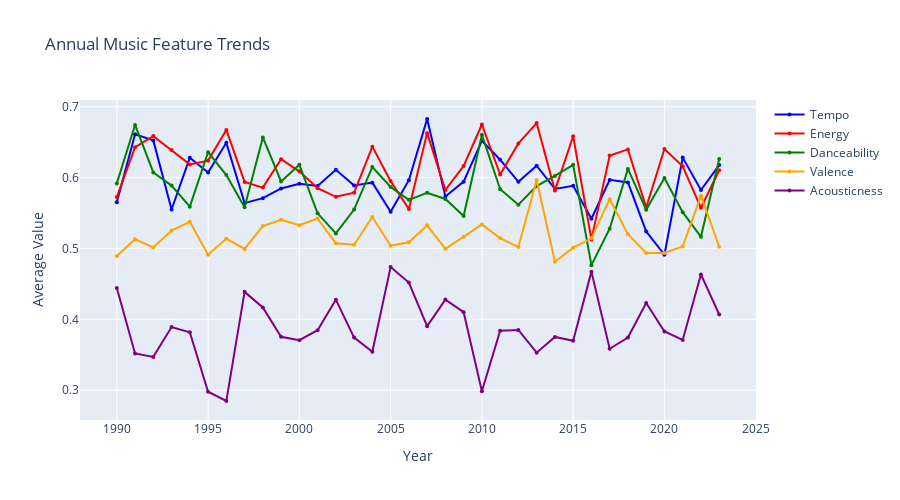

Notebook code for this chart:
### Markdown cell above
## 7. 시계열 분석

음악도 시대의 흐름에 따라 변한다. 90년대 팝과 2020년대 팝은 다르고, 전자음악의 발달로 전체적인 음악 특성도 변했을 것이다.
이런 시간적 변화를 분석하면 음악 역사의 흐름을 데이터로 확인할 수 있다.

### 7.1 연도별 음악 트렌드 분석

각 특징이 시간에 따라 어떤 추세를 보이는지 확인해보자. 연도별로 평균을 계산해서 선 그래프로 그리면 트렌드가 보인다.
예를 들어 에너지가 점점 높아지는 추세인지, 댄서빌리티가 최근에 급상승했는지 등을 확인할 수 있다.
통계적 검정으로 이런 트렌드가 유의미한지도 검증한다.

### Code cell
# 연도별 특징 변화 분석
yearly_trends = music_data.groupby('year')[multi_features].mean()

# 인터랙티브 시계열 플롯
fig = go.Figure()

colors = ['blue', 'red', 'green', 'orange', 'purple']
for i, feature in enumerate(multi_features):
    fig.add_trace(go.Scatter(
        x=yearly_trends.index,
        y=yearly_trends[feature],
        mode='lines+markers',
        name=feature.title(),
        line=dict(color=colors[i], width=2),
        marker=dict(size=4)
    ))

fig.update_layout(
    title='Annual Music Feature Trends',
    xaxis_title='Year',
    yaxis_title='Average Value',
    height=500,
    hovermode='x unified'
)

fig.show()

# 트렌드 통계 분석
print("📈 연도별 트렌드 분석:")
for feature in multi_features:
    # 선형 회귀로 트렌드 계산
    years = yearly_trends.index.values
    values = yearly_trends[feature].values
    
    slope, intercept, r_value, p_value, std_err = stats.linregress(years, values)
    
    trend_direction = "증가" if slope > 0 else "감소"
    significance = "유의함" if p_value < 0.05 else "유의하지 않음"
    
    print(f"  {feature}:")
    print(f"    트렌드: {trend_direction} (기울기: {slope:.6f})")
    print(f"    R²: {r_value**2:.3f}")
    print(f"    유의성: {significance} (p={p_value:.3f})")
    print()

### Figure 1 — Plotly figure (JSON) as saved in the notebook; plotly's stock layout.template omitted (floating-point values rounded to 4 significant figures)
{"data": [{"line": {"color": "blue", "width": 2}, "marker": {"size": 4}, "mode": "lines+markers", "name": "Tempo", "type": "scatter", "x": [1990, 1991, 1992, 1993, 1994, 1995, 1996, 1997, 1998, 1999, 2000, 2001, 2002, 2003, 2004, 2005, 2006, 2007, 2008, 2009, 2010, 2011, 2012, 2013, 2014, 2015, 2016, 2017, 2018, 2019, 2020, 2021, 2022, 2023], "y": [0.5652, 0.6611, 0.6525, 0.5551, 0.6282, 0.6071, 0.6491, 0.564, 0.571, 0.5847, 0.5913, 0.5883, 0.611, 0.5889, 0.5929, 0.5518, 0.5964, 0.6827, 0.5734, 0.5943, 0.6518, 0.6252, 0.594, 0.6168, 0.5839, 0.5884, 0.542, 0.5968, 0.5932, 0.5241, 0.4911, 0.6282, 0.5825, 0.6177]}, {"line": {"color": "red", "width": 2}, "marker": {"size": 4}, "mode": "lines+markers", "name": "Energy", "type": "scatter", "x": [1990, 1991, 1992, 1993, 1994, 1995, 1996, 1997, 1998, 1999, 2000, 2001, 2002, 2003, 2004, 2005, 2006, 2007, 2008, 2009, 2010, 2011, 2012, 2013, 2014, 2015, 2016, 2017, 2018, 2019, 2020, 2021, 2022, 2023], "y": [0.5725, 0.6428, 0.6586, 0.6388, 0.6187, 0.624, 0.6673, 0.5939, 0.5859, 0.626, 0.6089, 0.5851, 0.5729, 0.5788, 0.6437, 0.5951, 0.5557, 0.6628, 0.5825, 0.6165, 0.6749, 0.6044, 0.6482, 0.6769, 0.5819, 0.6584, 0.5128, 0.6312, 0.6398, 0.5578, 0.6404, 0.616, 0.5574, 0.6104]}, {"line": {"color": "green", "width": 2}, "marker": {"size": 4}, "mode": "lines+markers", "name": "Danceability", "type": "scatter", "x": [1990, 1991, 1992, 1993, 1994, 1995, 1996, 1997, 1998, 1999, 2000, 2001, 2002, 2003, 2004, 2005, 2006, 2007, 2008, 2009, 2010, 2011, 2012, 2013, 2014, 2015, 2016, 2017, 2018, 2019, 2020, 2021, 2022, 2023], "y": [0.5918, 0.6743, 0.6073, 0.5887, 0.559, 0.6358, 0.6036, 0.5581, 0.6567, 0.5946, 0.618, 0.5496, 0.5213, 0.555, 0.615, 0.5868, 0.5687, 0.5785, 0.5699, 0.5457, 0.6606, 0.5836, 0.5617, 0.5879, 0.6024, 0.6181, 0.4765, 0.5279, 0.6123, 0.5546, 0.5996, 0.5512, 0.5164, 0.6263]}, {"line": {"color": "orange", "width": 2}, "marker": {"size": 4}, "mode": "lines+markers", "name": "Valence", "type": "scatter", "x": [1990, 1991, 1992, 1993, 1994, 1995, 1996, 1997, 1998, 1999, 2000, 2001, 2002, 2003, 2004, 2005, 2006, 2007, 2008, 2009, 2010, 2011, 2012, 2013, 2014, 2015, 2016, 2017, 2018, 2019, 2020, 2021, 2022, 2023], "y": [0.4894, 0.5131, 0.5014, 0.5253, 0.5377, 0.4911, 0.5138, 0.4993, 0.5316, 0.5405, 0.5327, 0.5421, 0.5074, 0.5052, 0.5444, 0.5039, 0.5088, 0.5326, 0.4995, 0.5166, 0.534, 0.5147, 0.5019, 0.5965, 0.4813, 0.5011, 0.5143, 0.5696, 0.5202, 0.4935, 0.4938, 0.5028, 0.5745, 0.5024]}, {"line": {"color": "purple", "width": 2}, "marker": {"size": 4}, "mode": "lines+markers", "name": "Acousticness", "type": "scatter", "x": [1990, 1991, 1992, 1993, 1994, 1995, 1996, 1997, 1998, 1999, 2000, 2001, 2002, 2003, 2004, 2005, 2006, 2007, 2008, 2009, 2010, 2011, 2012, 2013, 2014, 2015, 2016, 2017, 2018, 2019, 2020, 2021, 2022, 2023], "y": [0.4441, 0.3518, 0.347, 0.3891, 0.3817, 0.2979, 0.2848, 0.4388, 0.4168, 0.3754, 0.3705, 0.3846, 0.4278, 0.3743, 0.3543, 0.4738, 0.4519, 0.3903, 0.4279, 0.4101, 0.2986, 0.384, 0.3851, 0.353, 0.3752, 0.3696, 0.4673, 0.3584, 0.3743, 0.4232, 0.3829, 0.3709, 0.4634, 0.4069]}], "layout": {"height": 500, "hovermode": "x unified", "title": {"text": "Annual Music Feature Trends"}, "xaxis": {"title": {"text": "Year"}}, "yaxis": {"title": {"text": "Average Value"}}}}
